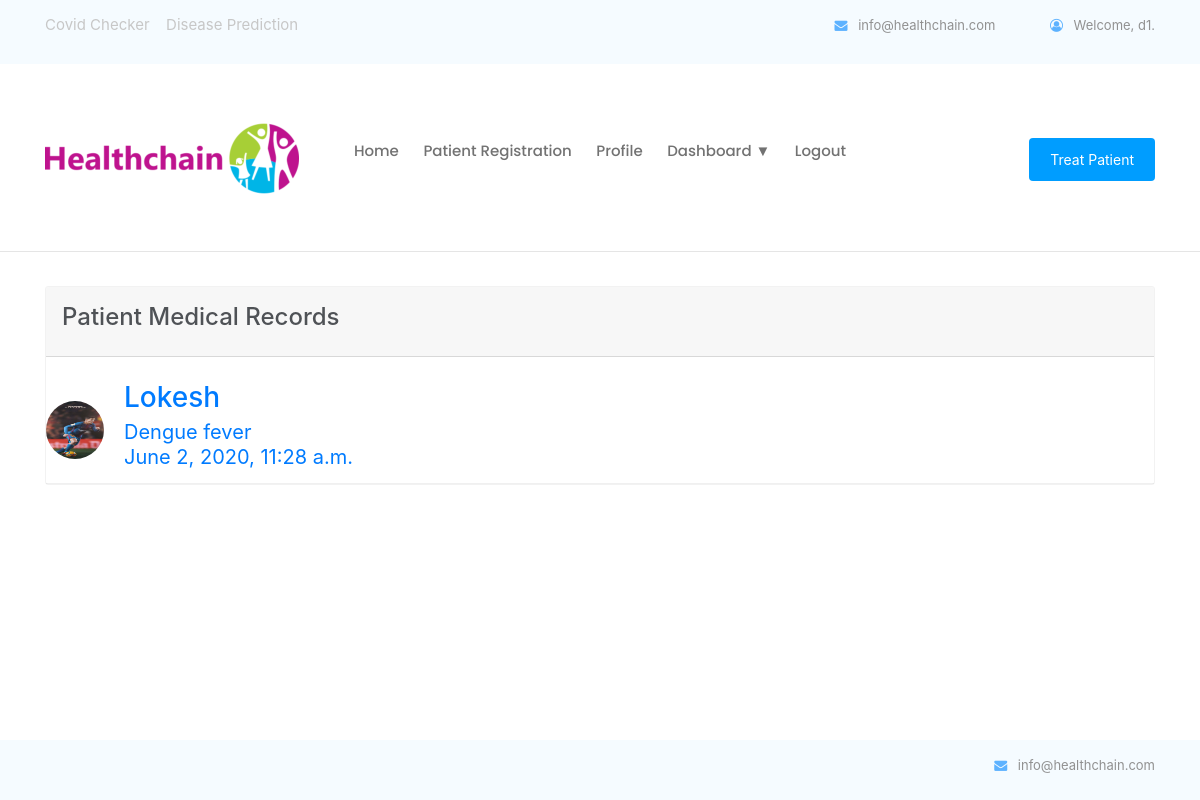
The page /home/patients/ (signed in) on the database as committed earlier.
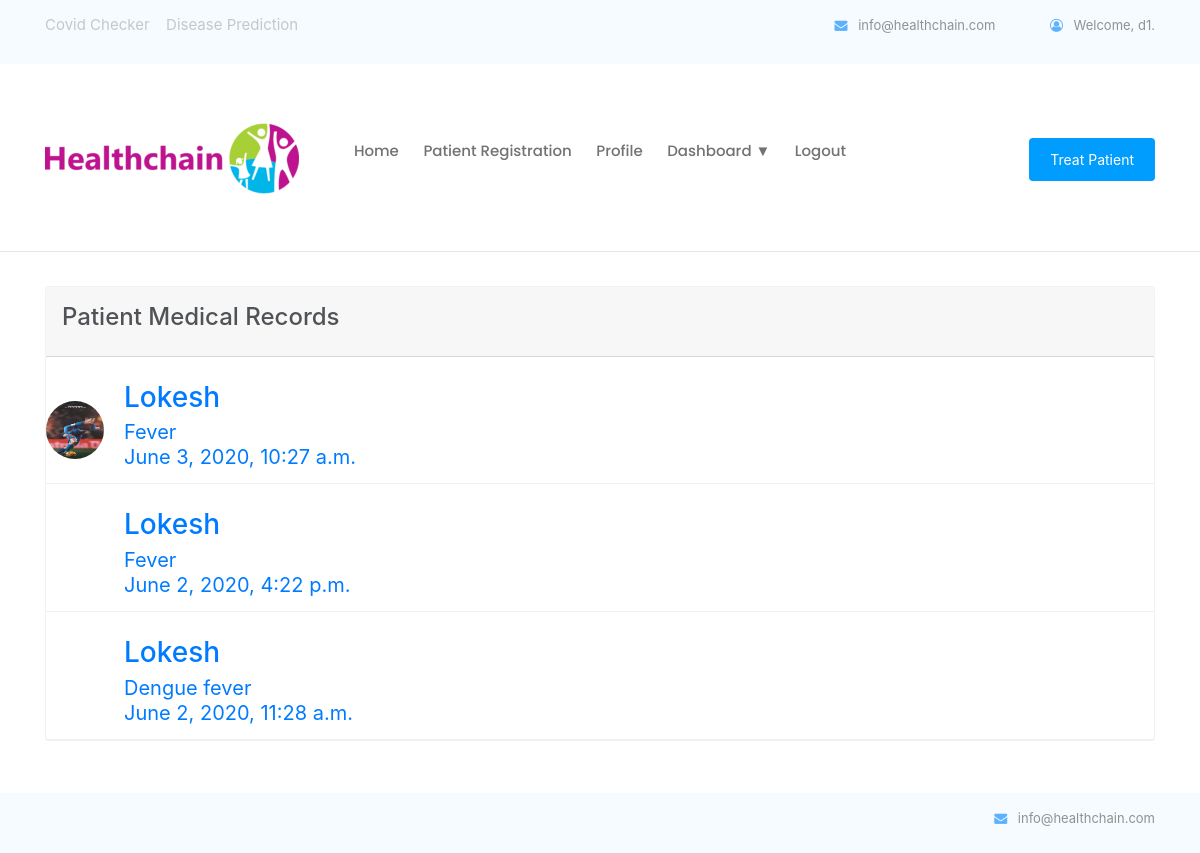
The same page on the database as committed later.
### pages/models.py (models this page shows, shortened)
class MedicalRecord(models.Model):
	id=models.BigAutoField(primary_key=True)
	patient_id = models.ForeignKey(Patient, verbose_name="patient",on_delete=models.CASCADE)
	doctor_id = models.ForeignKey(Doctor, verbose_name="doctor",on_delete=models.CASCADE)
	condition = models.CharField(max_length=100,blank=True)
	permission = models.CharField(choices=ACCESS_CHOICES,max_length=10,blank=True)
	access = models.CharField(max_length=100,blank=True)
	diagnosis = ListTextField(
		base_field = models.CharField(max_length=100,blank=True),
	)
	procedures = ListTextField(
		base_field = models.CharField(max_length=100,blank=True),
	)
	prescription = ListTextField(
		base_field = models.CharField(max_length=100,blank=True),
	)
	description = models.TextField(blank=True)
	visit_date = models.DateTimeField(auto_now_add=True, verbose_name="Visit Date")

class Patient(models.Model):
	bloodgroup_choices = (('apos', 'A+'),
            ('aneg', 'A-'),
            ('bpos', 'B+'),
            ('bneg', 'B-'),
            ('opos', 'O+'),
            ('oneg', 'O-'),
            ('abpos', 'AB+'),
            ('abneg', 'AB-'),
            ('unspecified', '-')
            )
	id=models.BigAutoField(primary_key=True)
	username= models.OneToOneField(MyUser,on_delete=models.CASCADE)
	regid=models.UUIDField(default = uuid.uuid4,editable = False)
	pname=models.CharField(max_length=50)
	gender=models.IntegerField(choices=GENDER_CHOICES,blank=True)
	dob = models.DateField(null=True, blank=True)
	height=models.DecimalField(max_digits=5, decimal_places=2,blank=True)
	weight=models.DecimalField(max_digits=6, decimal_places=2,blank=True)
	bloodgroup = models.CharField(choices=bloodgroup_choices, max_length=12, default='-', blank=True)
	place=models.CharField(max_length=100,blank=True)
	imagefile=models.ImageField(upload_to='patient/',default="default.jpg",blank=True,null=True)
	email = models.EmailField(max_length=254,blank=True)
	contact = models.CharField(max_length=14,blank=True)
	aadhaar = models.CharField(max_length=12,blank=True)
	follower = GenericRelation(Follow,related_query_name='patient')
	def __str__(self):
		return self.pname

### pages/views.py (the view)
# urls.py: path('patients/',PatientList.as_view(), name='patients'),
class PatientList(MyPermissionMixin, ListView):
    raise_exception = True
    login_url = "/login/"
    context_object_name = 'patients'
    def get_queryset(self):
        doc = get_object_or_404(Doctor,username=self.request.user)
        mrec = MedicalRecord.objects.filter(doctor_id=doc).order_by('-visit_date')
        for m in mrec:
            m.patient = get_object_or_404(Patient,pname=m.patient_id)
        return mrec
    template_name = 'pages/patients.html'
    def test_func(self):
        return (self.request.user.user_type == 2)

### pages/views.py (called while the page is built)
    def dispatch(self, request, *args, **kwargs):
        if not request.user.is_authenticated:
            return redirect('login')
        else:
            user_test_result = self.get_test_func()()
            if not request.user.is_authenticated or not user_test_result:
                return HttpResponse('<h2> Permission Denied ! </h2>')
            return super().dispatch(request, *args, **kwargs)

### pages/templates/pages/patients.html (shortened to what this page needs)
{% extends 'pages/base.html' %}
{% load crispy_forms_tags %}
{% block content %}
<div class="row">
<div class="col-md-12">
    <div class="card">
        <div class="card-header">
            <h4>Patient Medical Records</h4>
        </div>
        <div class="gaadiex-list">
            {% for p in patients %}
            <br>
           <a href="{% url 'medicalrecord' pk=p.pk %}">
            <div class="gaadiex-list-item border-b-1"><img class="gaadiex-list-item-img" src="{{p.patient.imagefile.url}} " alt="List user">
              <div class="gaadiex-list-item-text">
                <h3>{{p.patient.pname}}</h3>
                <h5>{{p.condition}}</h5>
                <h5>{{p.visit_date}}</h5>
              </div>
            </div>
        </a>
            {% endfor %}
          </div>
    </div>
</div>
</div>
{% endblock %}

Rows that differ between the two databases and show on the page:
added MedicalRecord: patient.imagefile (picture), patient.pname "Lokesh", condition "Fever", visit_date "June 3, 2020, 10:27 a.m."
added MedicalRecord: patient.imagefile (picture), patient.pname "Lokesh", condition "Fever", visit_date "June 2, 2020, 4:22 p.m."
